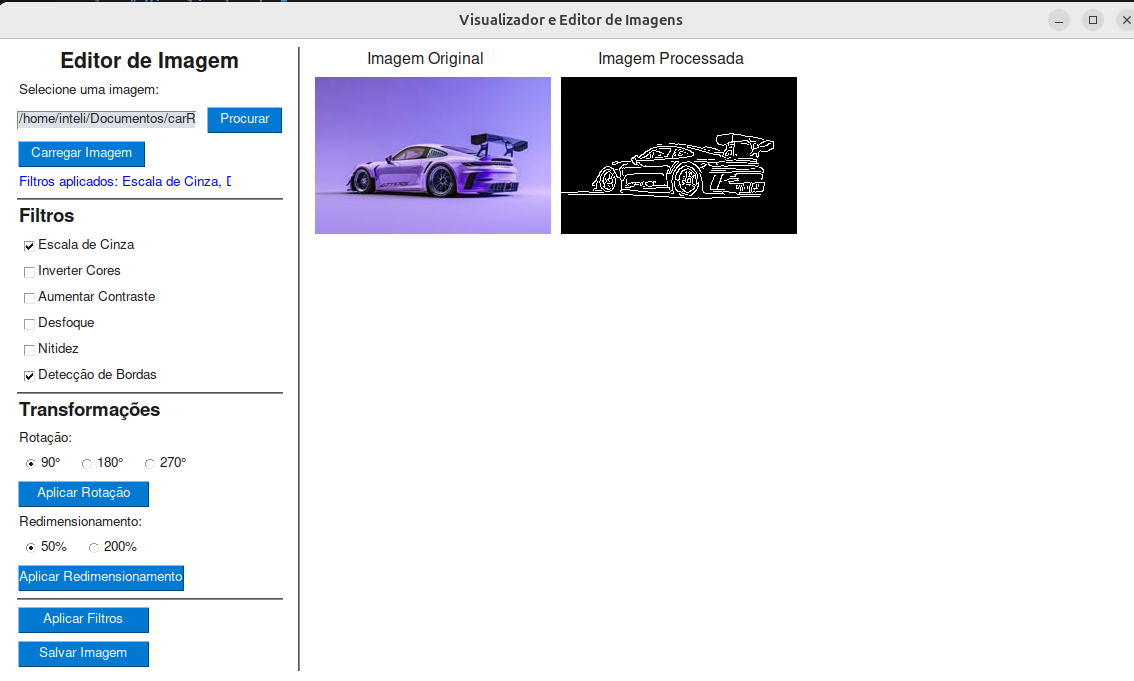
#> input picture img/ex1.png, 1134 x 681 px
$ python -i image_processor.py   (imports and definitions only)
#> lines starting #> are read from the running program, lines starting #| are printed output that depends on the picture
#> further down, picture is the input picture: shape (681, 1134, 3); mean B, G, R 235.9, 229.3, 227.5
import cv2
import numpy as np
import os
from PIL import Image
import io

class ImageProcessor:

    # [23 lines left out: functions convert_to_bytes, load_image, not called in this run]

    @staticmethod
    def apply_grayscale(img):
        return cv2.cvtColor(cv2.cvtColor(img, cv2.COLOR_BGR2GRAY), cv2.COLOR_GRAY2BGR)

    @staticmethod
    def apply_invert(img):
        return cv2.bitwise_not(img)

    @staticmethod
    def apply_contrast(img, alpha=1.5):
        return cv2.convertScaleAbs(img, alpha=alpha, beta=0)

    @staticmethod
    def apply_blur(img, kernel_size=5):
        return cv2.GaussianBlur(img, (kernel_size, kernel_size), 0)

    # [6 lines left out: function apply_sharpen, not called in this run]

    @staticmethod
    def apply_edge_detection(img):
        gray = cv2.cvtColor(img, cv2.COLOR_BGR2GRAY) if len(img.shape) > 2 else img
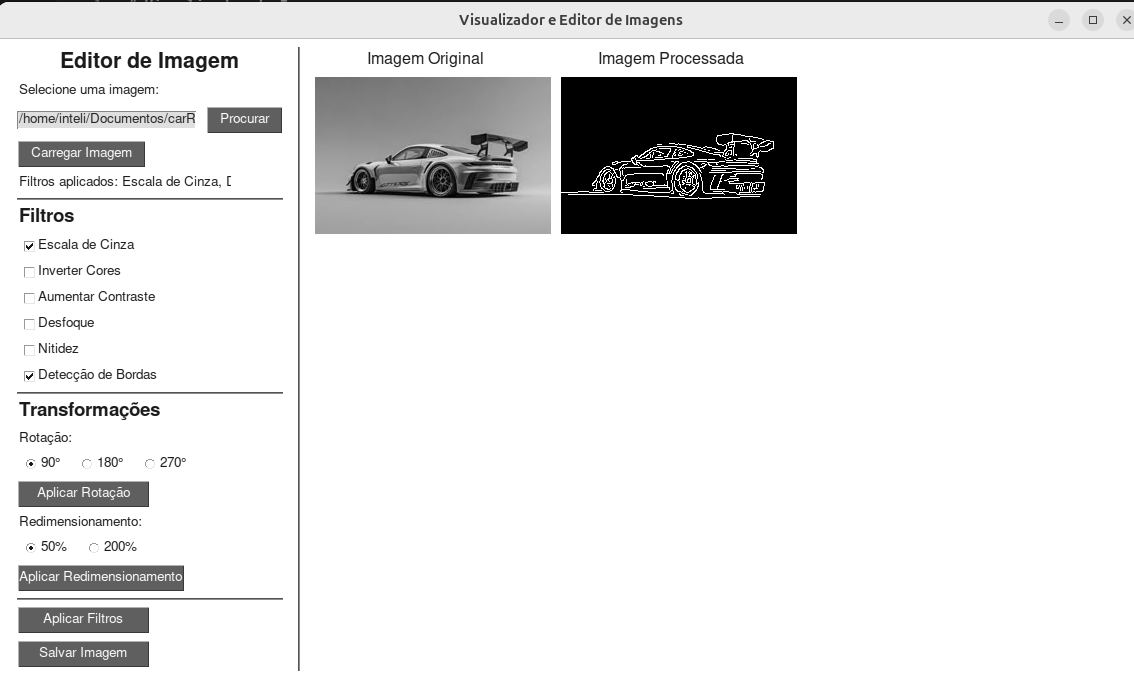
#> gray: shape (681, 1134); min 0, max 255, mean 229.5
        edges = cv2.Canny(gray, 100, 200)
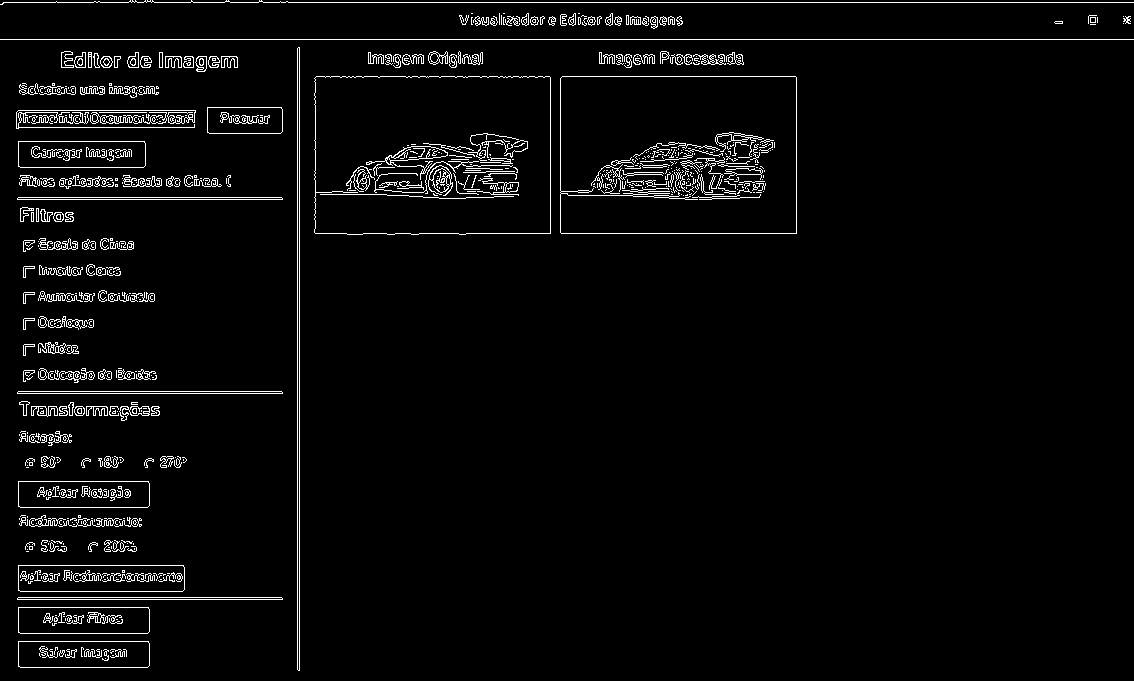
#> edges: shape (681, 1134); 3.4% white in thin lines or dots
        return cv2.cvtColor(edges, cv2.COLOR_GRAY2BGR)
#> returned value: shape (681, 1134, 3); 3.4% white in thin lines or dots

    # [11 lines left out: functions apply_rotation, apply_resize, not called in this run]

>>> import cv2
>>> picture = cv2.imread('../img/ex1.png')
>>> result = ImageProcessor().apply_edge_detection(picture)

$ run again, on img/ex2.png
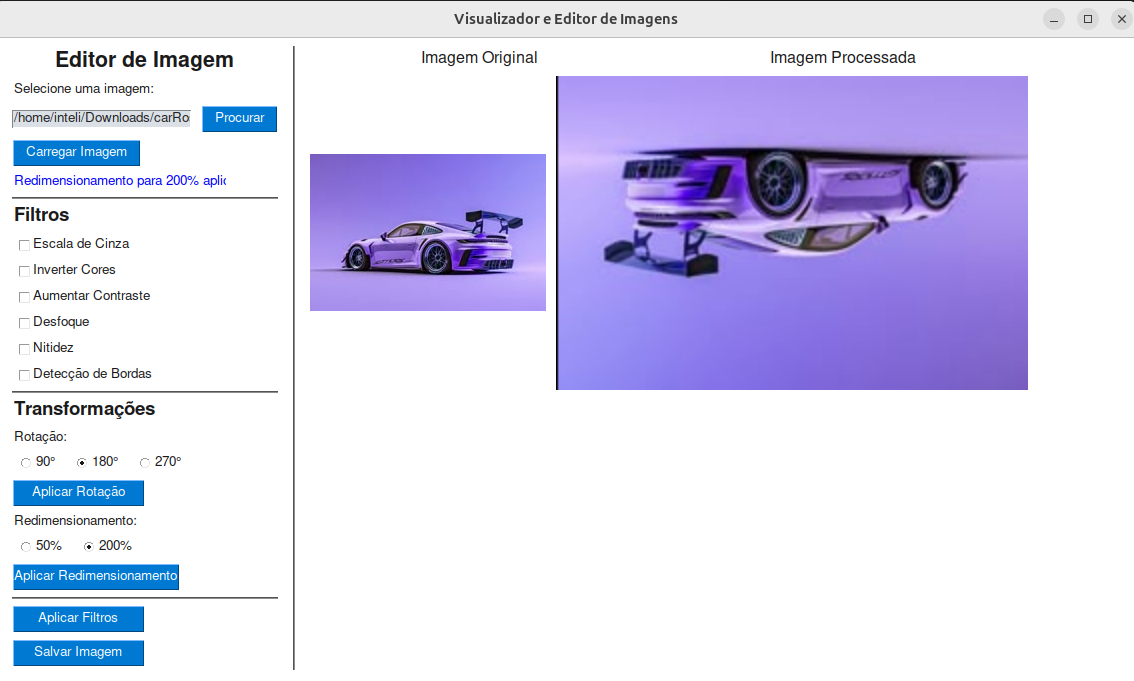
#> input picture img/ex2.png, 1134 x 681 px
#> picture is the input picture: shape (681, 1134, 3); mean B, G, R 239.9, 215.9, 217.9
#> in apply_edge_detection, `gray = cv2.cvtColor(img, cv2.COLOR_BGR2GRAY) if len(img.shape) > 2 els..`:
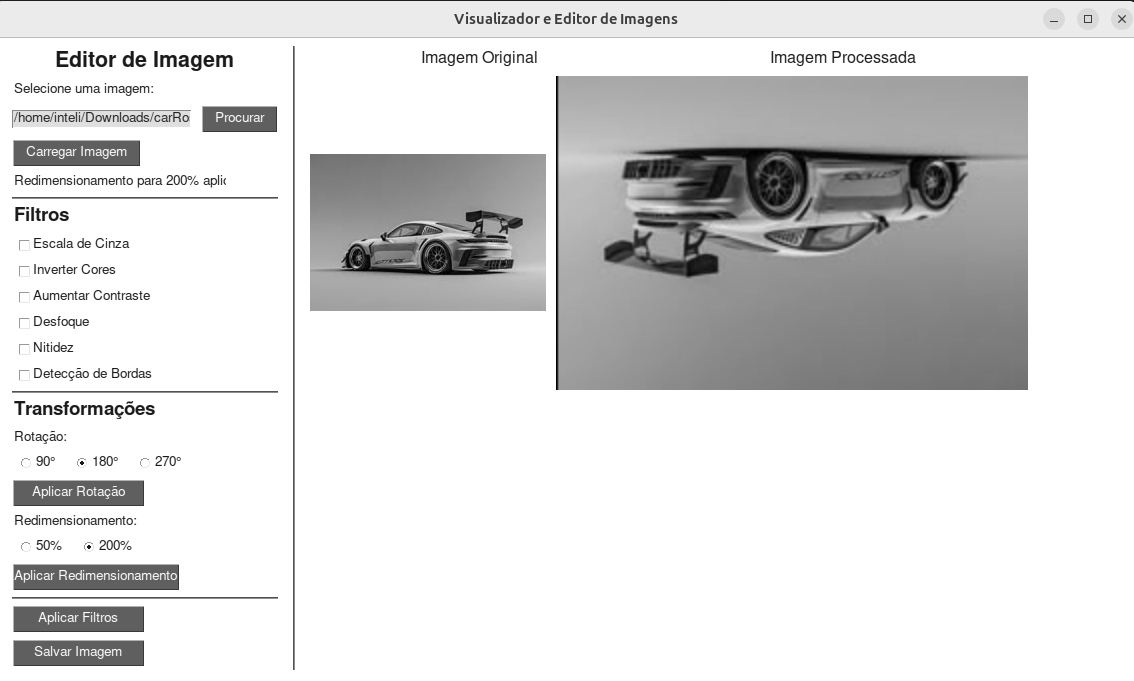
#> gray: shape (681, 1134); min 0, max 255, mean 219.2
#> in apply_edge_detection, `edges = cv2.Canny(gray, 100, 200)`:
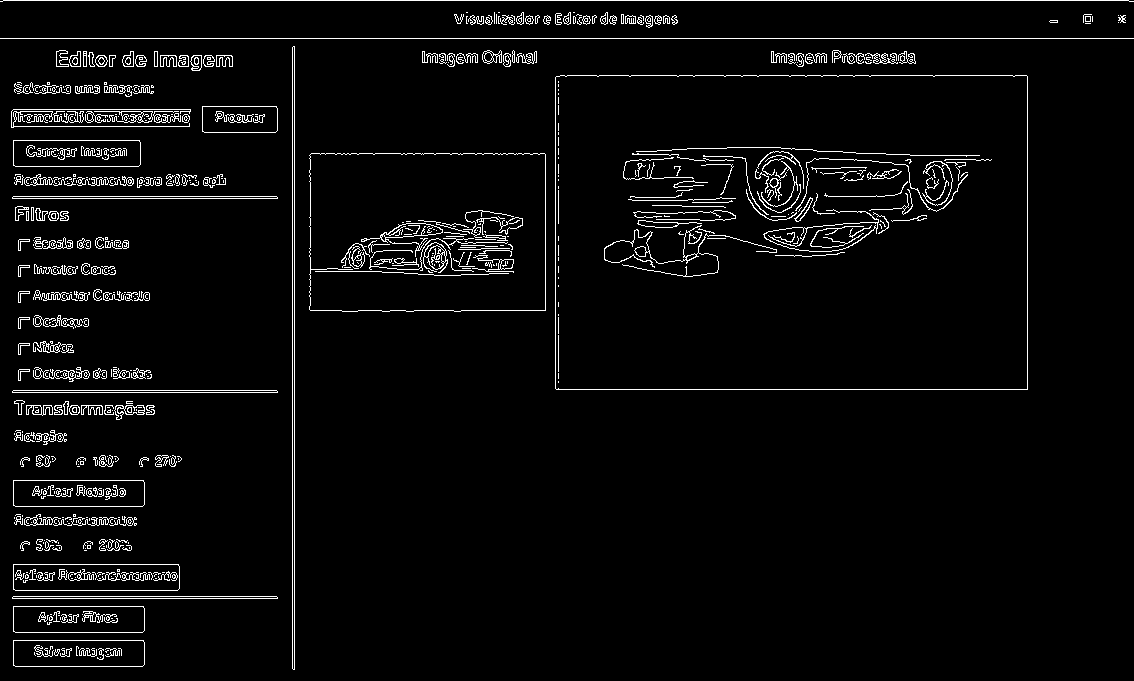
#> edges: shape (681, 1134); 3.9% white in thin lines or dots

$ run again, on img/imagemInicio.png
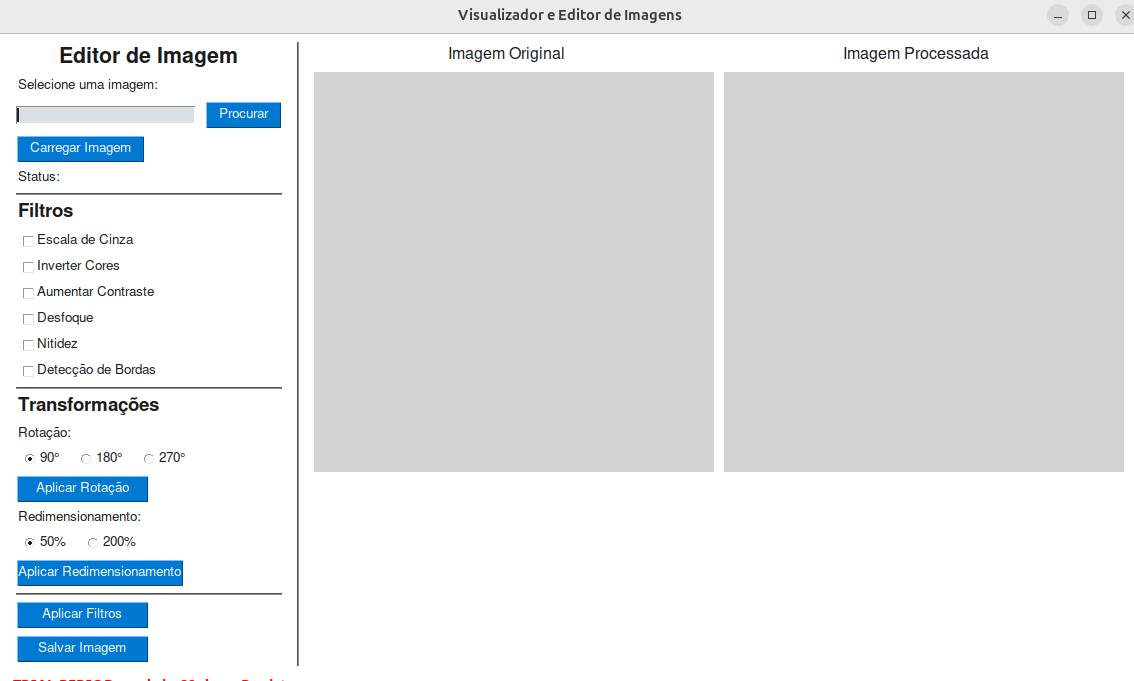
#> input picture img/imagemInicio.png, 1134 x 681 px
#> picture is the input picture: shape (681, 1134, 3); mean B, G, R 231.9, 229.8, 227.1
#> in apply_edge_detection, `gray = cv2.cvtColor(img, cv2.COLOR_BGR2GRAY) if len(img.shape) > 2 els..`:
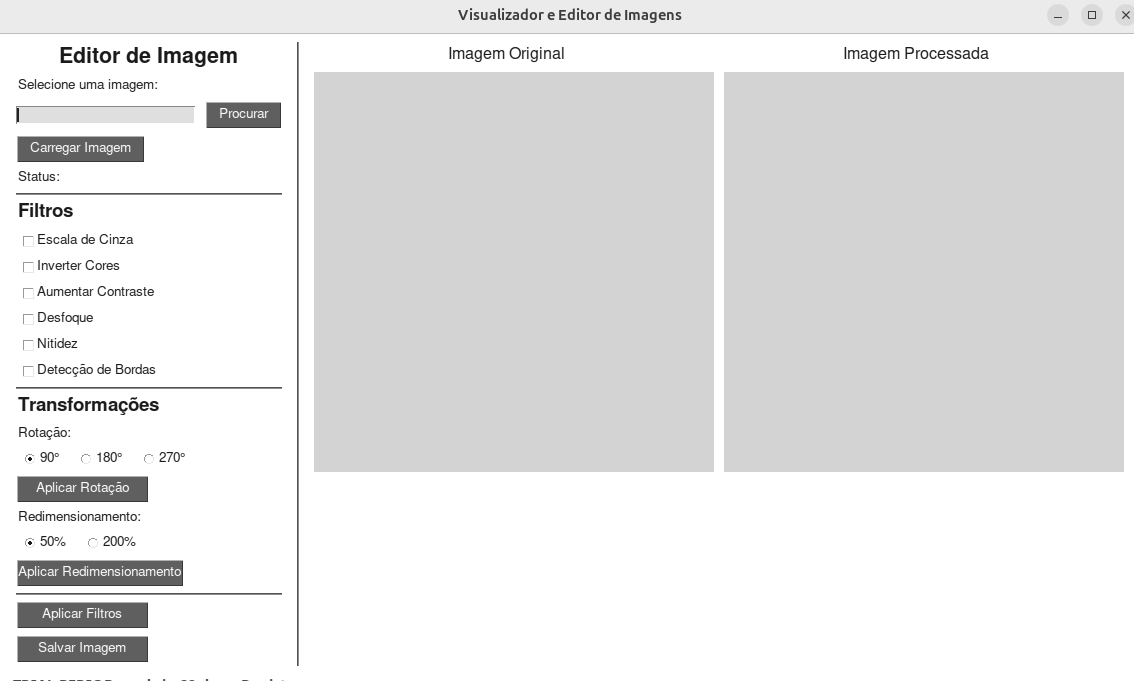
#> gray: shape (681, 1134); min 26, max 255, mean 229.2
#> in apply_edge_detection, `edges = cv2.Canny(gray, 100, 200)`:
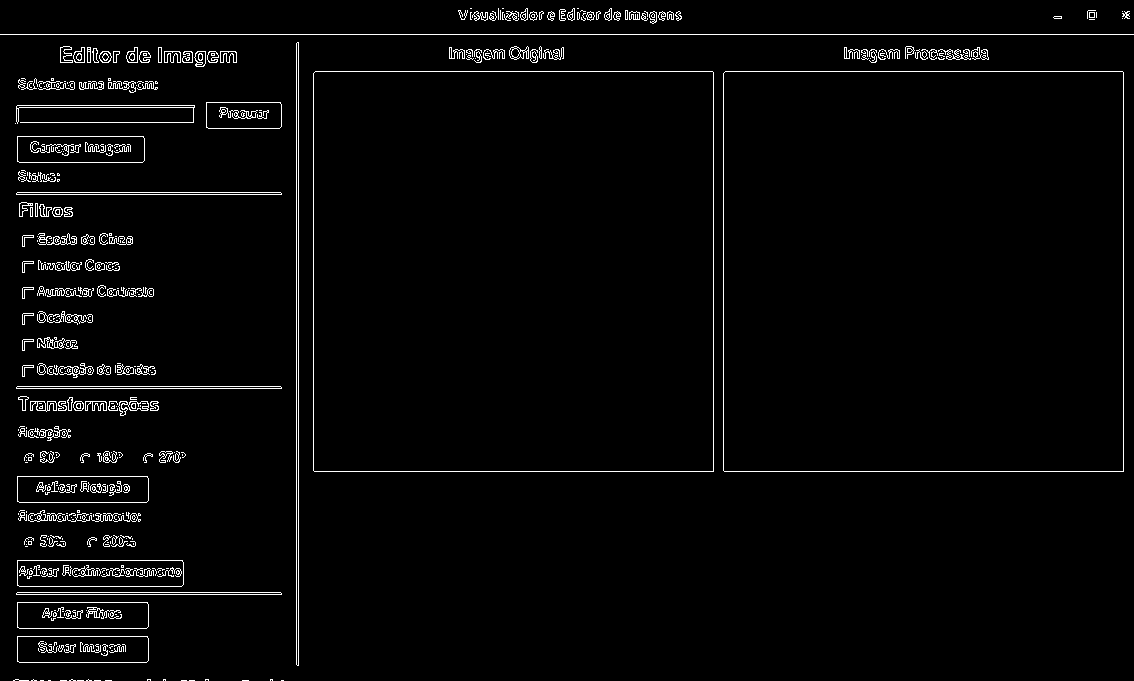
#> edges: shape (681, 1134); 2.7% white in thin lines or dots
